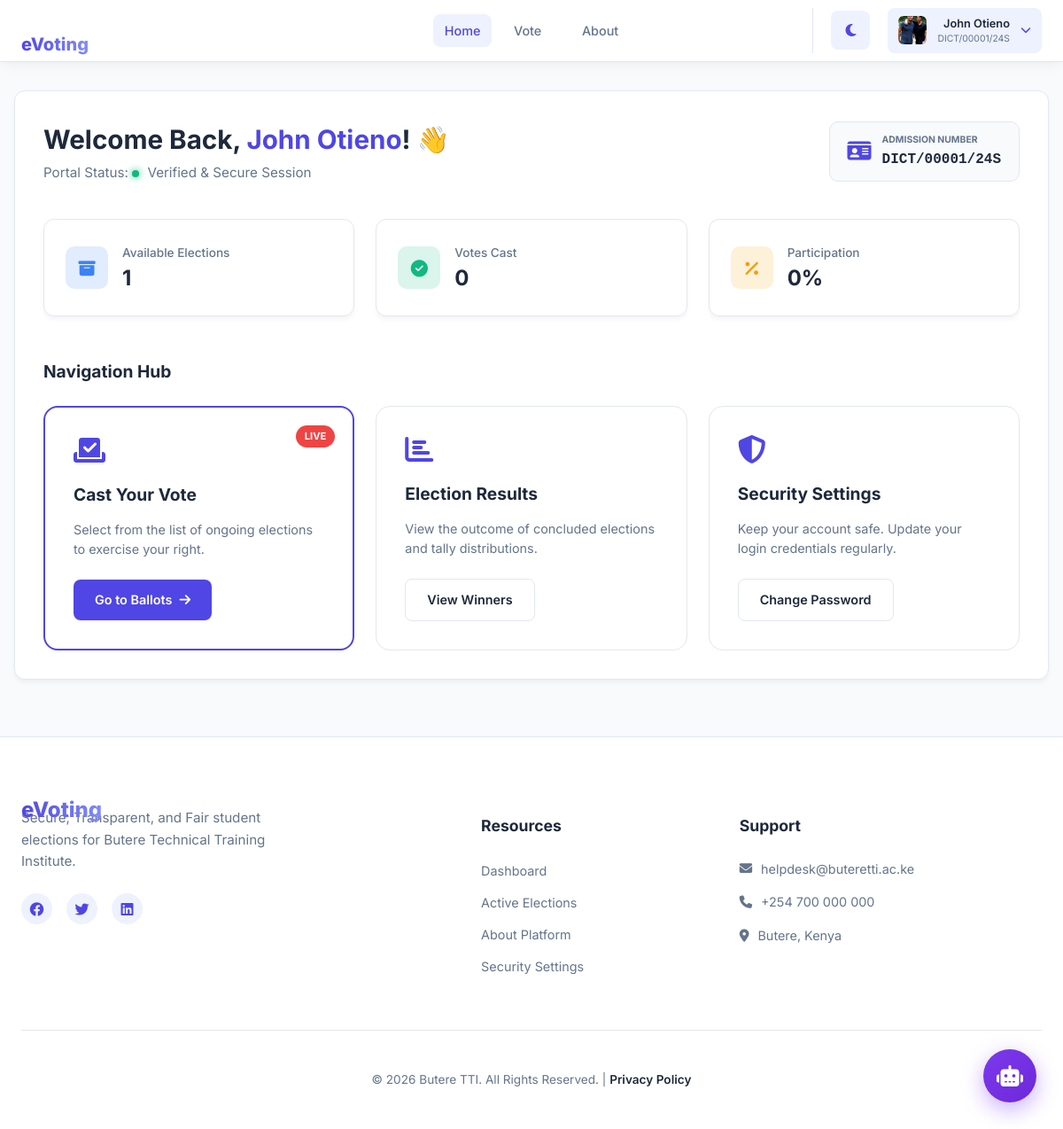
/student/dashboard/ (signed in), run on the app's committed database.
### core/models.py (models this page shows, shortened)
class User(AbstractUser):
	username = None  # Remove username field
	email = models.EmailField('email address', unique=True, null=True, blank=True)
	admission_number = models.CharField(
		max_length=20,
		unique=True,
		null=True,
		blank=True,
		validators=[
			RegexValidator(
				regex=ADMISSION_NUMBER_REGEX,
				message='Admission number must be in the format PROGRAM/01542/24S',
				code='invalid_admission_number'
			)
		]
	)
	full_name = models.CharField(max_length=255)
	programme = models.CharField(max_length=100, null=True, blank=True)
	year_of_study = models.PositiveIntegerField(null=True, blank=True)
	is_student = models.BooleanField(default=False)
	password_changed = models.BooleanField(default=False)  # Track first login password change
	profile_picture = models.ImageField(upload_to='profile_pictures/%Y/%m/%d/', null=True, blank=True)
	objects = UserManager()
	USERNAME_FIELD = 'email'
	REQUIRED_FIELDS = ['full_name']

### core/views.py (the view)
# urls.py: path('student/dashboard/', views.student_dashboard, name='student_dashboard'),
@login_required(login_url='student_login')
@student_required
def student_dashboard(request):
    active_elections = Election.objects.filter(status='active')
    user_votes = Vote.objects.filter(voter_id=str(request.user.id))
    all_elections = Election.objects.filter(status__in=['active', 'closed'])
    participation_rate = 0
    if all_elections.exists():
        voted_elections = all_elections.filter(positions__votes__voter_id=str(request.user.id)).distinct().count()
        participation_rate = int((voted_elections / all_elections.count()) * 100) if all_elections.count() > 0 else 0
    context = {
        'active_elections': active_elections,
        'total_votes': user_votes.count(),
        'participation_rate': participation_rate,
    }
    return render(request, 'core/student_dashboard.html', context)

### core/auth_backend.py (called while the page is built)
    def get_user(self, user_id):
        UserModel = get_user_model()
        try:
            return UserModel.objects.get(pk=user_id)
        except UserModel.DoesNotExist:
            return None

### core/models.py (called while the page is built)
	@classmethod
	def get_status(cls):
		obj, created = cls.objects.get_or_create(pk=1)
		return obj

### core/templates/core/student_dashboard.html (shortened to what this page needs)
{% extends 'base_student.html' %}
{% block content %}
<div class="dashboard-full">
    <section class="welcome-hero">
        <div class="hero-text">
            <h1>Welcome Back, <span class="text-primary-accent">{{ user.full_name|default:user.username }}</span>! 👋
            </h1>
            <p>Portal Status: <span class="status-indicator"></span> Verified & Secure Session</p>
        </div>
        <div class="hero-id-card">
            <div class="id-icon"><i class="fas fa-id-card"></i></div>
            <div class="id-details">
                <span class="id-label">ADMISSION NUMBER</span>
                <span class="id-value">{{ user.admission_number }}</span>
            </div>
        </div>
    </section>
    <div class="metrics-grid">
        <div class="metric-card">
            <div class="metric-icon blue"><i class="fas fa-box-archive"></i></div>
            <div class="metric-info">
                <span class="metric-label">Available Elections</span>
                <h2 class="metric-value">{{ active_elections.count }}</h2>
            </div>
        </div>
        <div class="metric-card">
            <div class="metric-icon green"><i class="fas fa-check-circle"></i></div>
            <div class="metric-info">
                <span class="metric-label">Votes Cast</span>
                <h2 class="metric-value">{{ total_votes }}</h2>
            </div>
        </div>
        <div class="metric-card">
            <div class="metric-icon orange"><i class="fas fa-percentage"></i></div>
            <div class="metric-info">
                <span class="metric-label">Participation</span>
                <h2 class="metric-value">{{ participation_rate }}%</h2>
            </div>
        </div>
    </div>
    <section class="actions-container">
        <h2 class="section-title">Navigation Hub</h2>
        <div class="actions-flex">
            <div class="hub-card {% if active_elections %}highlight-pulse{% endif %}">
                <div class="hub-header">
                    <i class="fas fa-vote-yea hub-icon"></i>
                    {% if active_elections %}
                    <span class="badge-live">Live</span>
                    {% endif %}
                </div>
                <h3>Cast Your Vote</h3>
                <p>Select from the list of ongoing elections to exercise your right.</p>
                <a href="{% url 'elections_list' %}" class="btn-primary">
                    Go to Ballots <i class="fas fa-arrow-right"></i>
                </a>
            </div>
            <div class="hub-card">
                <div class="hub-header">
                    <i class="fas fa-chart-bar hub-icon"></i>
                </div>
                <h3>Election Results</h3>
                <p>View the outcome of concluded elections and tally distributions.</p>
                <a href="{% url 'elections_list' %}" class="btn-outline">
                    View Winners
                </a>
            </div>
            <div class="hub-card">
                <div class="hub-header">
                    <i class="fas fa-shield-halved hub-icon"></i>
                </div>
                <h3>Security Settings</h3>
                <p>Keep your account safe. Update your login credentials regularly.</p>
                <a href="{% url 'change_password' %}" class="btn-outline">
                    Change Password
                </a>
            </div>
        </div>
    </section>
</div>
{% endblock %}

### templates/base_student.html (shortened to what this page needs)
{% load static %}
<!DOCTYPE html>
<html lang="en" data-theme="light">
<head>
    <link rel="stylesheet" href="https://cdnjs.cloudflare.com/ajax/libs/font-awesome/6.4.0/css/all.min.css">
</head>
<body>
    <nav class="navbar-student">
        <div class="navbar-container">
            <a href="{% url 'student_dashboard' %}" style="text-decoration: none;">
                <span class="brand-text">eVoting</span>
            </a>
            <div class="navbar-menu-content" id="nav-menu">
                <ul class="navbar-nav">
                    <li><a href="{% url 'student_dashboard' %}"
                            class="nav-link {% if request.resolver_match.url_name == 'student_dashboard' %}active{% endif %}">Home</a>
                    </li>
                    <li><a href="{% url 'elections_list' %}"
                            class="nav-link  {% if request.resolver_match.url_name == 'elections_list' %}active{% endif %}">Vote</a>
                    </li>
                    <li class="nav-item">
                        <a href="{% url 'about' %}"
                            class="nav-link {% if request.resolver_match.url_name == 'about' %}active{% endif %}">
                            About
                        </a>
                    </li>
                </ul>
                <div class="navbar-actions">
                    <button id="theme-toggle" class="theme-toggle-btn">
                        <i class="fas fa-moon"></i>
                    </button>
                    <div class="student-profile-dropdown">
                        <div class="profile-trigger">
                            <div class="profile-avatar">
                                {% if user.profile_picture %}
                                <img src="{{ user.profile_picture.url }}" alt="Profile picture" class="avatar-image">
                                {% else %}
                                {% if user.full_name %}
                                {{ user.full_name|first|upper }}
                                {% else %}
                                {{ user.username|first|upper }}
                                {% endif %}
                                {% endif %}
                            </div>
                            <div class="profile-info">
                                <span class="profile-name">{{ user.full_name|default:user.username }}</span>
                                <span class="profile-admission">{{ user.admission_number }}</span>
                            </div>
                            <i class="fas fa-chevron-down"></i>
                        </div>
                    </div>
                </div>
            </div>
        </div>
    </nav>
    <main class="portal-container">
        <div class="main-card">
            {% block content %}{% endblock %}
        </div>
    </main>
    <footer class="portal-footer">
        <div class="footer-container">
            <div class="footer-grid">
                <div class="footer-brand">
                    <span class="brand-text">eVoting</span>
                    <p class="footer-motto">Secure, Transparent, and Fair student elections for Butere Technical
                        Training Institute.</p>
                    <div class="social-links">
                        <a href="#"><i class="fab fa-facebook"></i></a>
                        <a href="#"><i class="fab fa-twitter"></i></a>
                        <a href="#"><i class="fab fa-linkedin"></i></a>
                    </div>
                </div>
                <div class="footer-links">
                    <h4>Resources</h4>
                    <ul>
                        <li><a href="{% url 'student_dashboard' %}">Dashboard</a></li>
                        <li><a href="{% url 'elections_list' %}">Active Elections</a></li>
                        <li><a href="{% url 'about' %}">About Platform</a></li>
                        <li><a href="{% url 'change_password' %}">Security Settings</a></li>
                    </ul>
                </div>
                <div class="footer-contact">
                    <h4>Support</h4>
                    <p><i class="fas fa-envelope"></i> helpdesk@buteretti.ac.ke</p>
                    <p><i class="fas fa-phone"></i> +254 700 000 000</p>
                    <p><i class="fas fa-map-marker-alt"></i> Butere, Kenya</p>
                </div>
            </div>
            <div class="footer-bottom">
                <p>&copy; 2026 Butere TTI. All Rights Reserved. | <a href="#">Privacy Policy</a></p>
            </div>
        </div>
    </footer>
    {% include 'includes/floating_chatbot.html' %}
</body>
</html>

### core/templates/core/student_dashboard.html (style rules this page uses)
.text-primary-accent { color: var(--primary); }
.welcome-hero { display: flex; justify-content: space-between; align-items: center; margin-bottom: 2.5rem; }
.hero-text h1 { margin: 0; font-size: 1.85rem; color: var(--text-main); }
.hero-text p { margin: 5px 0 0; color: var(--text-muted); font-size: 0.95rem; }
.status-indicator { display: inline-block; width: 8px; height: 8px; background: #10b981; border-radius: 50%; margin-right: 5px; box-shadow: 0 0 8px #10b981; }
.hero-id-card { background: var(--bg-body); padding: 0.75rem 1.25rem; border-radius: 10px; display: flex; align-items: center; gap: 12px; border: 1px solid var(--border-color); }
.id-icon { font-size: 1.5rem; color: var(--primary); }
.id-label { display: block; font-size: 0.65rem; font-weight: 700; color: var(--text-muted); }
.id-value { font-family: 'Courier New', monospace; font-weight: 700; color: var(--text-main); }
.metrics-grid { display: grid; grid-template-columns: repeat(auto-fit, minmax(250px, 1fr)); gap: 1.5rem; margin-bottom: 3rem; }
.metric-card { background: var(--card-bg); padding: 1.5rem; border-radius: 12px; border: 1px solid var(--border-color); display: flex; align-items: center; gap: 1rem; box-shadow: 0 4px 6px -1px rgba(0, 0, 0, 0.05); }
.metric-icon { width: 48px; height: 48px; border-radius: 10px; display: flex; align-items: center; justify-content: center; font-size: 1.2rem; }
.blue { background: rgba(59, 130, 246, 0.15); color: #3b82f6; }
.green { background: rgba(16, 185, 129, 0.15); color: #10b981; }
.orange { background: rgba(245, 158, 11, 0.15); color: #f59e0b; }
.metric-label { font-size: 0.85rem; color: var(--text-muted); font-weight: 500; }
.metric-value { margin: 0; font-size: 1.5rem; color: var(--text-main); }
.section-title { font-size: 1.2rem; font-weight: 700; margin-bottom: 1.5rem; color: var(--text-main); }
.actions-flex { display: grid; grid-template-columns: repeat(auto-fit, minmax(300px, 1fr)); gap: 1.5rem; }
.hub-card { background: var(--card-bg); border: 1px solid var(--border-color); padding: 2rem; border-radius: 16px; transition: all 0.3s ease; position: relative; }
.hub-icon { font-size: 2rem; color: var(--primary); margin-bottom: 1.25rem; }
.hub-card h3 { margin: 0 0 10px; font-size: 1.2rem; color: var(--text-main); }
.hub-card p { font-size: 0.9rem; color: var(--text-muted); margin-bottom: 1.5rem; line-height: 1.5; }
.btn-primary { display: inline-flex; align-items: center; gap: 8px; background: var(--primary); color: white; text-decoration: none; padding: 0.75rem 1.5rem; border-radius: 8px; font-weight: 600; font-size: 0.9rem; transition: 0.2s; }
.btn-outline { display: inline-block; border: 1px solid var(--border-color); color: var(--text-main); text-decoration: none; padding: 0.75rem 1.5rem; border-radius: 8px; font-weight: 600; font-size: 0.9rem; }
.badge-live { background: #ef4444; color: white; padding: 4px 10px; border-radius: 20px; font-size: 0.7rem; font-weight: 700; text-transform: uppercase; position: absolute; top: 20px; right: 20px; }
.highlight-pulse { border: 2px solid var(--primary); animation: pulse-border 2s infinite; }

### data on the page
User: profile_picture (picture), full_name "John Otieno", admission_number "DICT/00001/24S"

### other printed values
{{ active_elections.count }} "1"
{{ total_votes }} "0"
{{ participation_rate }} "0"
